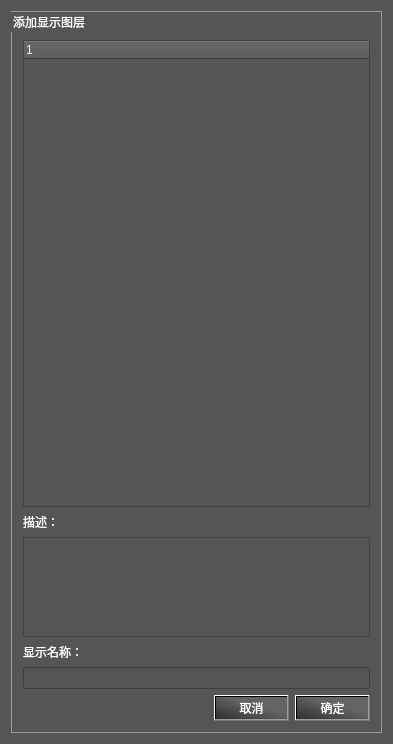
<?xml version="1.0" encoding="UTF-8"?>
<ui version="4.0">
 <class>AddTopics</class>
 <widget class="QWidget" name="AddTopics">
  <property name="geometry">
   <rect>
    <x>0</x>
    <y>0</y>
    <width>393</width>
    <height>744</height>
   </rect>
  </property>
  <property name="windowTitle">
   <string>消息配置</string>
  </property>
  <property name="windowIcon">
   <iconset resource="../resources/images.qrc">
    <normaloff>:/images/robot.png</normaloff>:/images/robot.png</iconset>
  </property>
  <property name="styleSheet">
   <string notr="true">QTabWidget
{
color:white;
background-color:#555555;
font-size:14px;
}
QWidget
{
color: rgb(255, 255, 255);
background-color: #555555;
}</string>
  </property>
  <layout class="QVBoxLayout" name="verticalLayout_3">
   <item>
    <widget class="QGroupBox" name="groupBox">
     <property name="styleSheet">
      <string notr="true">QGroupBox {
            border-color: rgb(156, 156, 156);
            border-width: 1px;
            border-style: solid;
            margin-top: 4ex;
        }</string>
     </property>
     <property name="title">
      <string>添加显示图层</string>
     </property>
     <layout class="QVBoxLayout" name="verticalLayout_2">
      <item>
       <layout class="QVBoxLayout" name="verticalLayout">
        <item>
         <widget class="QTreeWidget" name="treeWidget">
          <column>
           <property name="text">
            <string notr="true">1</string>
           </property>
          </column>
         </widget>
        </item>
        <item>
         <widget class="QLabel" name="label">
          <property name="text">
           <string>描述：</string>
          </property>
         </widget>
        </item>
        <item>
         <widget class="QTextEdit" name="textEdit">
          <property name="maximumSize">
           <size>
            <width>16777215</width>
            <height>100</height>
           </size>
          </property>
          <property name="readOnly">
           <bool>true</bool>
          </property>
         </widget>
        </item>
        <item>
         <widget class="QLabel" name="label_2">
          <property name="text">
           <string>显示名称：</string>
          </property>
         </widget>
        </item>
        <item>
         <widget class="QLineEdit" name="lineEdit"/>
        </item>
        <item>
         <layout class="QHBoxLayout" name="horizontalLayout">
          <item>
           <spacer name="horizontalSpacer">
            <property name="orientation">
             <enum>Qt::Horizontal</enum>
            </property>
            <property name="sizeHint" stdset="0">
             <size>
              <width>40</width>
              <height>20</height>
             </size>
            </property>
           </spacer>
          </item>
          <item>
           <widget class="QPushButton" name="pushButton_cancel">
            <property name="styleSheet">
             <string notr="true">QPushButton
{
    color:white;
	background-color: qlineargradient(spread:pad, x1:0.0618557, y1:1, x2:0.948454, y2:0.057, stop:0 rgba(50, 50, 50, 255), stop:0.618557 rgba(100, 100, 100, 255));
}
QPushButton:hover
{
    background-color: qlineargradient(spread:pad, x1:0.0618557, y1:1, x2:0.948454, y2:0.057, stop:0 rgba(100, 100, 100, 255), stop:0.618557 rgba(50, 50, 50, 255));
}
QPushButton:pressed
{
    background-color: qlineargradient(spread:pad, x1:0.0618557, y1:1, x2:0.948454, y2:0.057, stop:0 rgba(20, 20, 20, 255), stop:0.618557 rgba(70, 70, 70, 255));
    padding-left:3px;
    padding-top:3px;
}</string>
            </property>
            <property name="text">
             <string>取消</string>
            </property>
            <property name="icon">
             <iconset resource="../resources/images.qrc">
              <normaloff>:/images/false.png</normaloff>:/images/false.png</iconset>
            </property>
           </widget>
          </item>
          <item>
           <widget class="QPushButton" name="pushButton_ok">
            <property name="styleSheet">
             <string notr="true">QPushButton
{
    color:white;
	background-color: qlineargradient(spread:pad, x1:0.0618557, y1:1, x2:0.948454, y2:0.057, stop:0 rgba(50, 50, 50, 255), stop:0.618557 rgba(100, 100, 100, 255));
}
QPushButton:hover
{
    background-color: qlineargradient(spread:pad, x1:0.0618557, y1:1, x2:0.948454, y2:0.057, stop:0 rgba(100, 100, 100, 255), stop:0.618557 rgba(50, 50, 50, 255));
}
QPushButton:pressed
{
    background-color: qlineargradient(spread:pad, x1:0.0618557, y1:1, x2:0.948454, y2:0.057, stop:0 rgba(20, 20, 20, 255), stop:0.618557 rgba(70, 70, 70, 255));
    padding-left:3px;
    padding-top:3px;
}</string>
            </property>
            <property name="text">
             <string>确定</string>
            </property>
            <property name="icon">
             <iconset resource="../resources/images.qrc">
              <normaloff>:/images/ok.png</normaloff>:/images/ok.png</iconset>
            </property>
           </widget>
          </item>
         </layout>
        </item>
       </layout>
      </item>
     </layout>
    </widget>
   </item>
  </layout>
 </widget>
 <resources>
  <include location="../resources/images.qrc"/>
 </resources>
 <connections/>
</ui>
